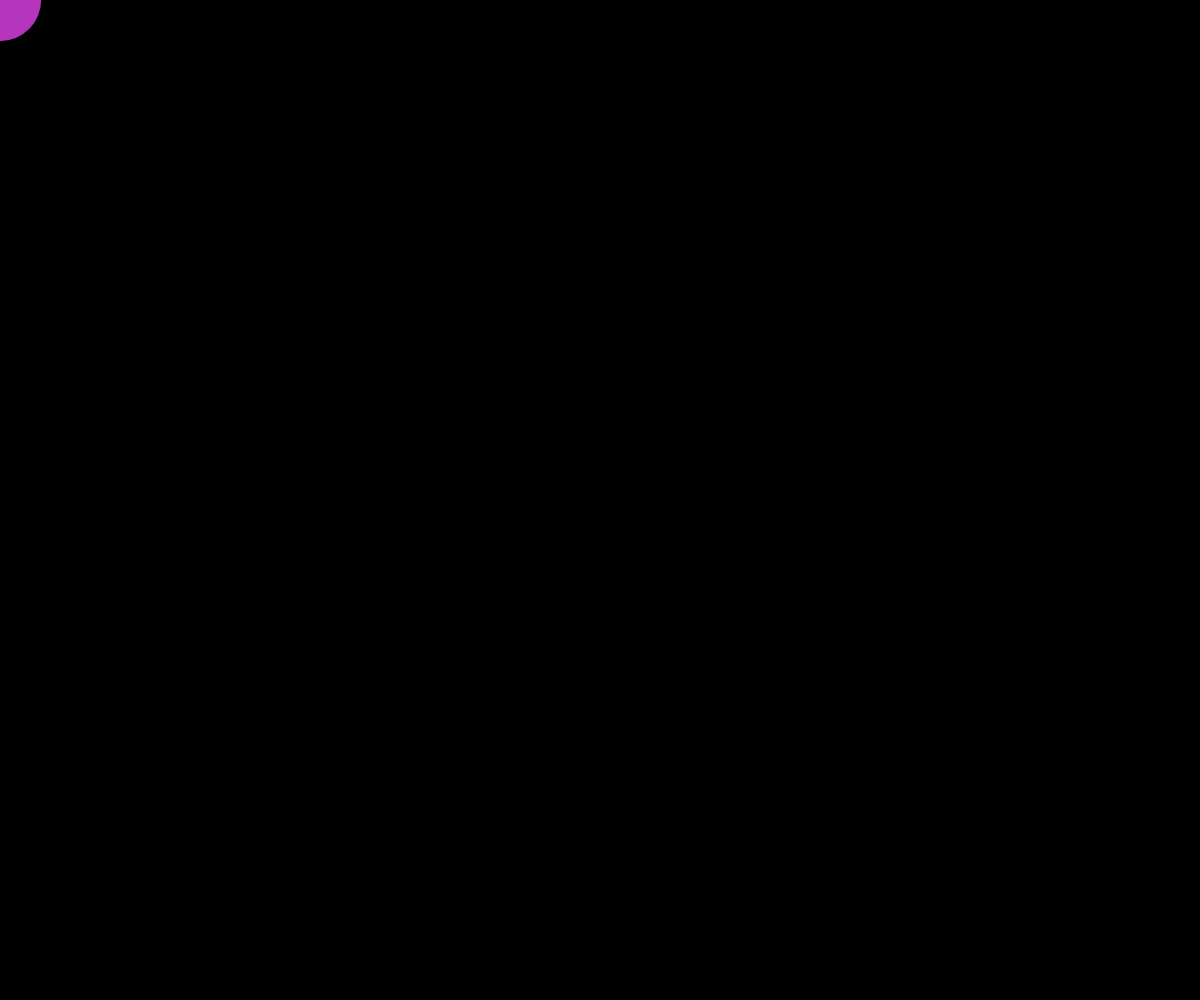
Frame 1 (no input)
Frame 60 (no input): identical to frame 1, image omitted
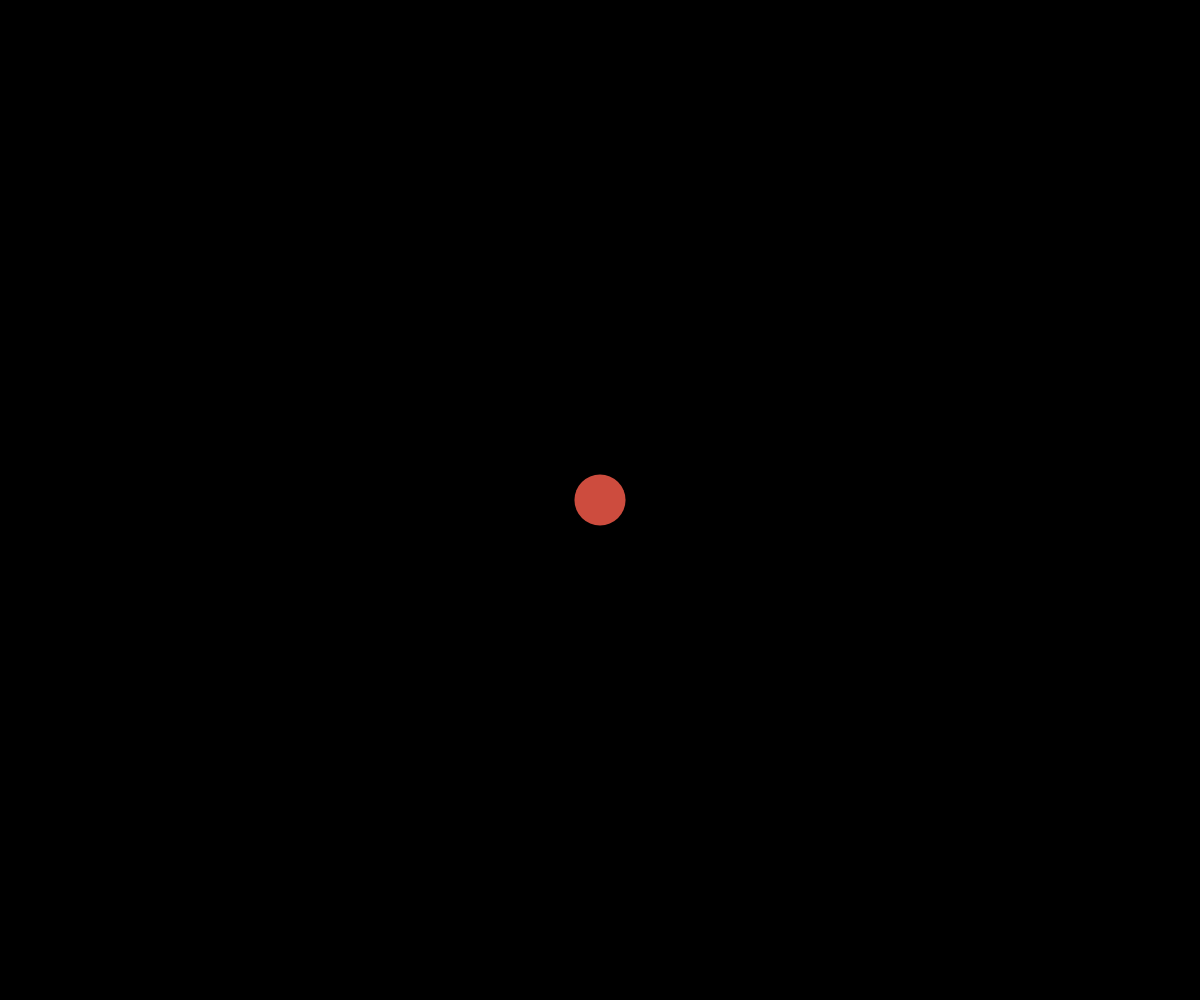
Frame 120 (the mouse pressed at the canvas centre since frame 60)

The p5.js sketch that drew these frames (run headless with seeded random() and noise() and a simulated clock; from frame 60 on, the mouse is pressed at the canvas centre):

// p5.js sketch
// ── sketch.js
let col;
let size;
function setup() {
  createCanvas(window.innerWidth, window.innerHeight);
  col = color(random(255), random(255), random(255));
  size = random(20,200);
  rectMode(CENTER);
}

function draw() {
  background(0);
  noStroke();
  fill(col);
  ellipse(mouseX, mouseY, size, size);
  // let time = millis() * 0.002;
  // for(let i = 0; i < 100; i++) {
  //   time += i;
  //   let radius = Math.abs(Math.sin(time * i * 0.01)) * 200;
  //   let size = Math.abs(Math.sin(time*2.4)) * 40 + 20;
  //   fill(255, Math.abs(Math.sin(time) * 255), 0); 
  //   ellipse(width*0.5 + Math.cos(time) * radius, 
  //           height*0.5 +  Math.sin(time) * radius, 
  //           size, size);
  // }

  // line(0, height*0.5, width, height*0.5);
  // line(width*0.5, 0, width*0.5, height);
  // line(0, 0, width, height);
  // line(width, 0, 0, height);
  // stroke(255);
  // for(let i = 0; i < 1000; i++) {
  //   point(random(0,width), random(0, height));
  // }
  // rect(width*0.5, height*0.5, 100, 100);
}

function mousePressed() { // click
  col = color(random(255), random(255), random(255));
  size = random(20,200);
}

function mouseDragged() {
  col = color(random(255), random(255), random(255));
  size = random(20, 200);
}




// let slider = document.querySelector("#color");
// slider.addEventListener("input", evt => {
//   color = parseInt(evt.target.value);
//   document.querySelector("#colorLabel").textContent = evt.target.value;
// });
